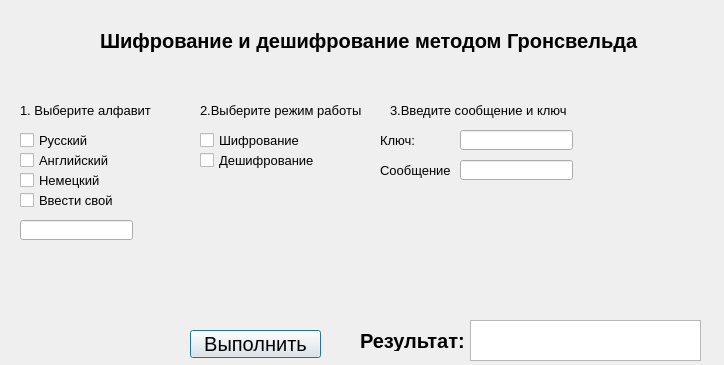
<?xml version="1.0" encoding="UTF-8"?>
<ui version="4.0">
 <class>Dialog</class>
 <widget class="QDialog" name="Dialog">
  <property name="geometry">
   <rect>
    <x>0</x>
    <y>0</y>
    <width>724</width>
    <height>365</height>
   </rect>
  </property>
  <property name="windowTitle">
   <string>Dialog</string>
  </property>
  <property name="styleSheet">
   <string notr="true">font-size: 20px</string>
  </property>
  <widget class="QCheckBox" name="German">
   <property name="geometry">
    <rect>
     <x>20</x>
     <y>170</y>
     <width>91</width>
     <height>20</height>
    </rect>
   </property>
   <property name="styleSheet">
    <string notr="true">font-size: 13px</string>
   </property>
   <property name="text">
    <string>Немецкий</string>
   </property>
   <attribute name="buttonGroup">
    <string notr="true">buttonGroup</string>
   </attribute>
  </widget>
  <widget class="QCheckBox" name="English">
   <property name="geometry">
    <rect>
     <x>20</x>
     <y>150</y>
     <width>91</width>
     <height>20</height>
    </rect>
   </property>
   <property name="styleSheet">
    <string notr="true">font-size: 13px</string>
   </property>
   <property name="text">
    <string>Английский</string>
   </property>
   <attribute name="buttonGroup">
    <string notr="true">buttonGroup</string>
   </attribute>
  </widget>
  <widget class="QCheckBox" name="Russia">
   <property name="geometry">
    <rect>
     <x>20</x>
     <y>130</y>
     <width>81</width>
     <height>20</height>
    </rect>
   </property>
   <property name="styleSheet">
    <string notr="true">font-size: 13px</string>
   </property>
   <property name="text">
    <string>Русский</string>
   </property>
   <attribute name="buttonGroup">
    <string notr="true">buttonGroup</string>
   </attribute>
  </widget>
  <widget class="QCheckBox" name="Arbitrary">
   <property name="geometry">
    <rect>
     <x>20</x>
     <y>190</y>
     <width>111</width>
     <height>20</height>
    </rect>
   </property>
   <property name="styleSheet">
    <string notr="true">font-size: 13px</string>
   </property>
   <property name="text">
    <string>Ввести свой</string>
   </property>
   <attribute name="buttonGroup">
    <string notr="true">buttonGroup</string>
   </attribute>
  </widget>
  <widget class="QLabel" name="label">
   <property name="geometry">
    <rect>
     <x>20</x>
     <y>100</y>
     <width>131</width>
     <height>21</height>
    </rect>
   </property>
   <property name="styleSheet">
    <string notr="true">font-size: 13px</string>
   </property>
   <property name="text">
    <string>1. Выберите алфавит</string>
   </property>
  </widget>
  <widget class="QLabel" name="label_2">
   <property name="geometry">
    <rect>
     <x>100</x>
     <y>10</y>
     <width>551</width>
     <height>61</height>
    </rect>
   </property>
   <property name="font">
    <font>
     <family>Ubuntu</family>
     <pointsize>-1</pointsize>
     <weight>75</weight>
     <bold>true</bold>
    </font>
   </property>
   <property name="text">
    <string>Шифрование и дешифрование методом Гронсвельда</string>
   </property>
  </widget>
  <widget class="QLabel" name="label_3">
   <property name="geometry">
    <rect>
     <x>200</x>
     <y>100</y>
     <width>171</width>
     <height>21</height>
    </rect>
   </property>
   <property name="styleSheet">
    <string notr="true">font-size: 13px</string>
   </property>
   <property name="text">
    <string>2.Выберите режим работы</string>
   </property>
  </widget>
  <widget class="QCheckBox" name="encryption">
   <property name="geometry">
    <rect>
     <x>200</x>
     <y>130</y>
     <width>111</width>
     <height>20</height>
    </rect>
   </property>
   <property name="styleSheet">
    <string notr="true">font-size: 13px</string>
   </property>
   <property name="text">
    <string>Шифрование</string>
   </property>
   <attribute name="buttonGroup">
    <string notr="true">buttonGroup_2</string>
   </attribute>
  </widget>
  <widget class="QCheckBox" name="decryption">
   <property name="geometry">
    <rect>
     <x>200</x>
     <y>150</y>
     <width>121</width>
     <height>20</height>
    </rect>
   </property>
   <property name="styleSheet">
    <string notr="true">font-size: 13px</string>
   </property>
   <property name="text">
    <string>Дешифрование</string>
   </property>
   <attribute name="buttonGroup">
    <string notr="true">buttonGroup_2</string>
   </attribute>
  </widget>
  <widget class="QLabel" name="label_4">
   <property name="geometry">
    <rect>
     <x>390</x>
     <y>100</y>
     <width>191</width>
     <height>21</height>
    </rect>
   </property>
   <property name="styleSheet">
    <string notr="true">font-size: 13px</string>
   </property>
   <property name="text">
    <string>3.Введите сообщение и ключ</string>
   </property>
  </widget>
  <widget class="QLabel" name="label_5">
   <property name="geometry">
    <rect>
     <x>380</x>
     <y>130</y>
     <width>171</width>
     <height>21</height>
    </rect>
   </property>
   <property name="styleSheet">
    <string notr="true">font-size: 13px</string>
   </property>
   <property name="text">
    <string>Ключ:</string>
   </property>
  </widget>
  <widget class="QLabel" name="label_6">
   <property name="geometry">
    <rect>
     <x>380</x>
     <y>160</y>
     <width>71</width>
     <height>21</height>
    </rect>
   </property>
   <property name="styleSheet">
    <string notr="true">font-size: 13px</string>
   </property>
   <property name="text">
    <string>Сообщение:</string>
   </property>
  </widget>
  <widget class="QLineEdit" name="key_field">
   <property name="geometry">
    <rect>
     <x>460</x>
     <y>130</y>
     <width>113</width>
     <height>20</height>
    </rect>
   </property>
  </widget>
  <widget class="QLineEdit" name="message_field">
   <property name="geometry">
    <rect>
     <x>460</x>
     <y>160</y>
     <width>113</width>
     <height>20</height>
    </rect>
   </property>
  </widget>
  <widget class="QLabel" name="label_7">
   <property name="geometry">
    <rect>
     <x>360</x>
     <y>330</y>
     <width>121</width>
     <height>21</height>
    </rect>
   </property>
   <property name="font">
    <font>
     <family>Ubuntu</family>
     <pointsize>-1</pointsize>
     <weight>75</weight>
     <bold>true</bold>
    </font>
   </property>
   <property name="styleSheet">
    <string notr="true">font-size: 20px</string>
   </property>
   <property name="text">
    <string>Результат:</string>
   </property>
  </widget>
  <widget class="QLineEdit" name="alphabet_field">
   <property name="geometry">
    <rect>
     <x>20</x>
     <y>220</y>
     <width>113</width>
     <height>20</height>
    </rect>
   </property>
  </widget>
  <widget class="QTextBrowser" name="textBrowser">
   <property name="geometry">
    <rect>
     <x>470</x>
     <y>320</y>
     <width>231</width>
     <height>41</height>
    </rect>
   </property>
  </widget>
  <widget class="QPushButton" name="pushButton">
   <property name="geometry">
    <rect>
     <x>190</x>
     <y>330</y>
     <width>131</width>
     <height>28</height>
    </rect>
   </property>
   <property name="text">
    <string>Выполнить</string>
   </property>
  </widget>
 </widget>
 <resources/>
 <connections/>
 <buttongroups>
  <buttongroup name="buttonGroup"/>
  <buttongroup name="buttonGroup_2"/>
 </buttongroups>
</ui>
